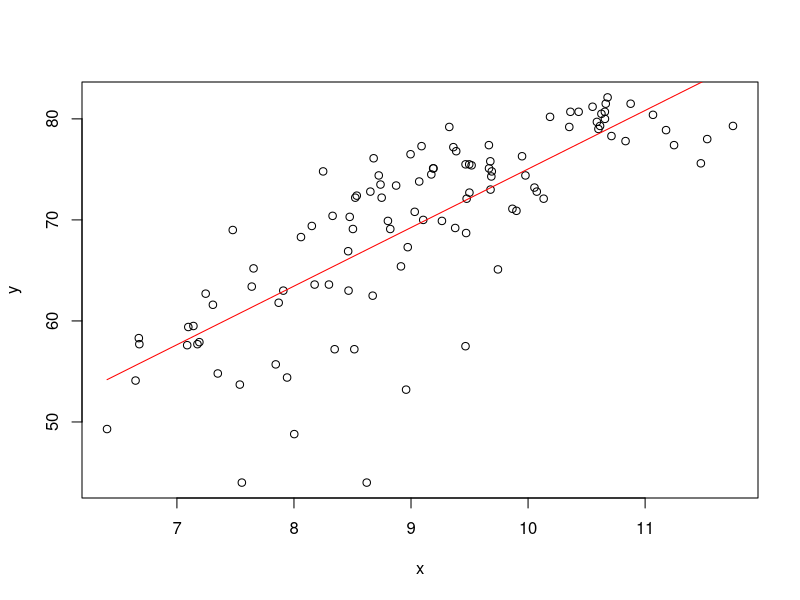
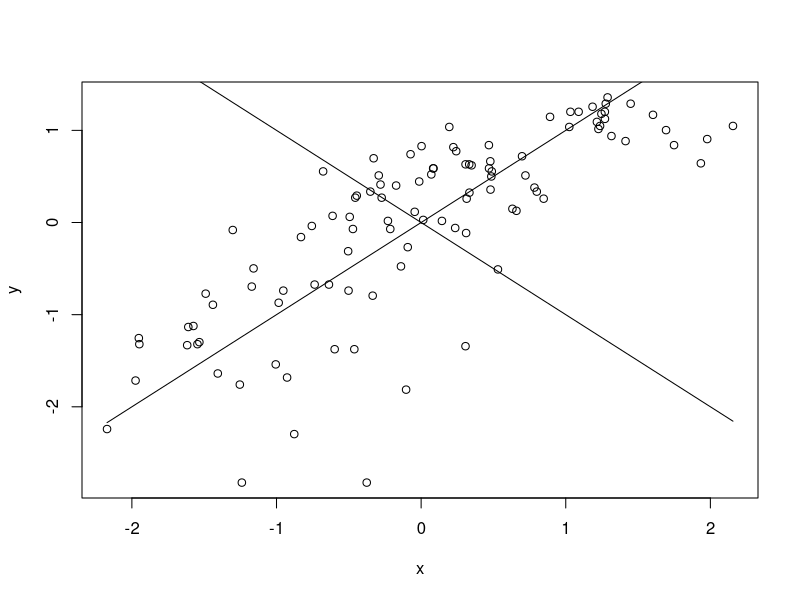
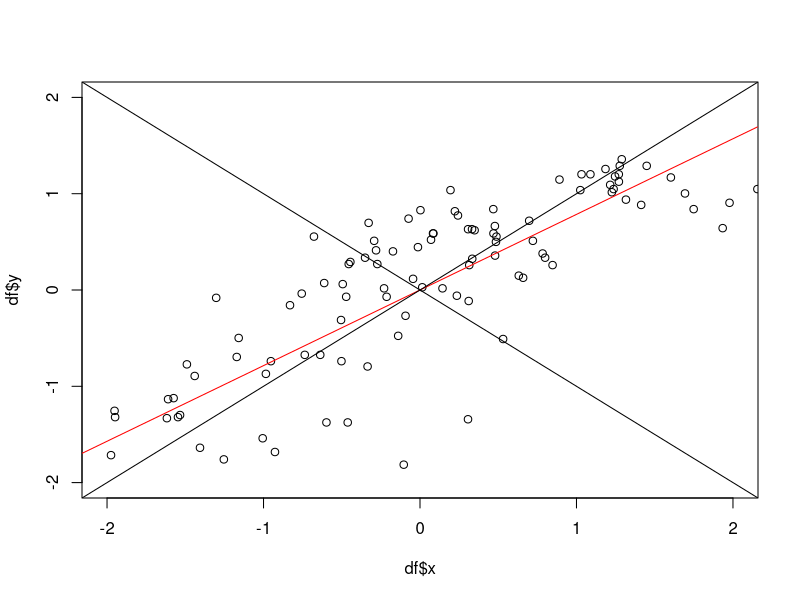

Write R code to recreate these figures, in order. (Note: this script raises an error after producing the figures.)
#setwd("C:/git/mytools/learning/PCA/")  
df2 <- read.csv ("cleaned.csv")
df2 <- df2[,c("income_per_person", "life_expectancy")]
#df2 <- df2[order(df2$income_per_person),] 

#df2 <- df2[,c("completion_male", "employment")]
#df2 <- df2[order(df2$completion_male),] 
x =df2[,1]
y =df2[,2]


plot (x,y)
fit_x<- lm(y ~ x)
lines(x, predict(fit_x), col="red")


xyNormSD <- cbind(x= (x-mean(x))/sd(x), y= (y-mean(y))/sd(y) ) #center and scale
xyNorm <- cbind(x= (x-mean(x)), y= (y-mean(y)) ) #center and scale



  #pca<-prcomp(xyNormSD,center = FALSE,scale = FALSE) #
prcomp(xyNormSD,center = FALSE,scale = FALSE) 
prcomp(xyNormSD,center =FALSE,scale =TRUE) 

prcomp(df2,center =TRUE,scale =TRUE) 
  #prcomp(xyNormSD,center = TRUE,scale = TRUE) #
  #summary(pca)
  #pca[2]
  #pca[5]
#         components <- pca[2]
#         pca1<-components$rotation[,1]
#         pca2<-components$rotation[,2]
#         arrow_size = 2
#       
#         pca$x[,1]
#         plot(pca$x[,1], pca$x[,2])
#         arrows(0,0,pca1[1]* arrow_size,pca2[1]* arrow_size) 
#         arrows(0,0,pca2[1]* arrow_size,pca2[2]* arrow_size) 
  
  #lines(xyNormSD[,1], pca[2]$rotation[2,1]/pca[2]$rotation[1,1] * xyNormSD[,1])
  #lines(xyNormSD[,1], pca[2]$rotation[2,2]/pca[2]$rotation[1,2] * xyNormSD[,1])


#DATA centered and scaled:
  xyCovSD <- cov(xyNormSD)
  eigenValuesSD <- eigen(xyCovSD)$values
  eigenVectorsSD <- eigen(xyCovSD)$vectors
  
  plot(xyNormSD)
  
  lines(xyNormSD[,1], eigenVectorsSD[2,1]/eigenVectorsSD[1,1] * xyNormSD[,1])
  lines(xyNormSD[,1], eigenVectorsSD[2,2]/eigenVectorsSD[1,2] * xyNormSD[,1])



fit_plot <- function(df){
  plot (df$x, df$y, xlim=c(-2, 2), ylim=c(-2, 2))
  fit_x<- lm(df$y ~ df$x)
  lines(df$x, predict(fit_x), col="red")
}

fit_plot(as.data.frame(xyNormSD))
lines(xyNormSD[,1], eigenVectorsSD[2,1]/eigenVectorsSD[1,1] * xyNormSD[,1])
lines(xyNormSD[,1], eigenVectorsSD[2,2]/eigenVectorsSD[1,2] * xyNormSD[,1])





#DATA centered:
xyCov <- cov(xyNormMean)
eigenValues <- eigen(xyCov)$values
eigenVectors <- eigen(xyCov)$vectors

plot(xyNormMean)

lines(xyNormMean[,1], eigenVectors[2,1]/eigenVectors[1,1] * xyNormMean[,1])
lines(xyNormMean[,1], eigenVectors[2,2]/eigenVectors[1,2] * xyNormMean[,1])